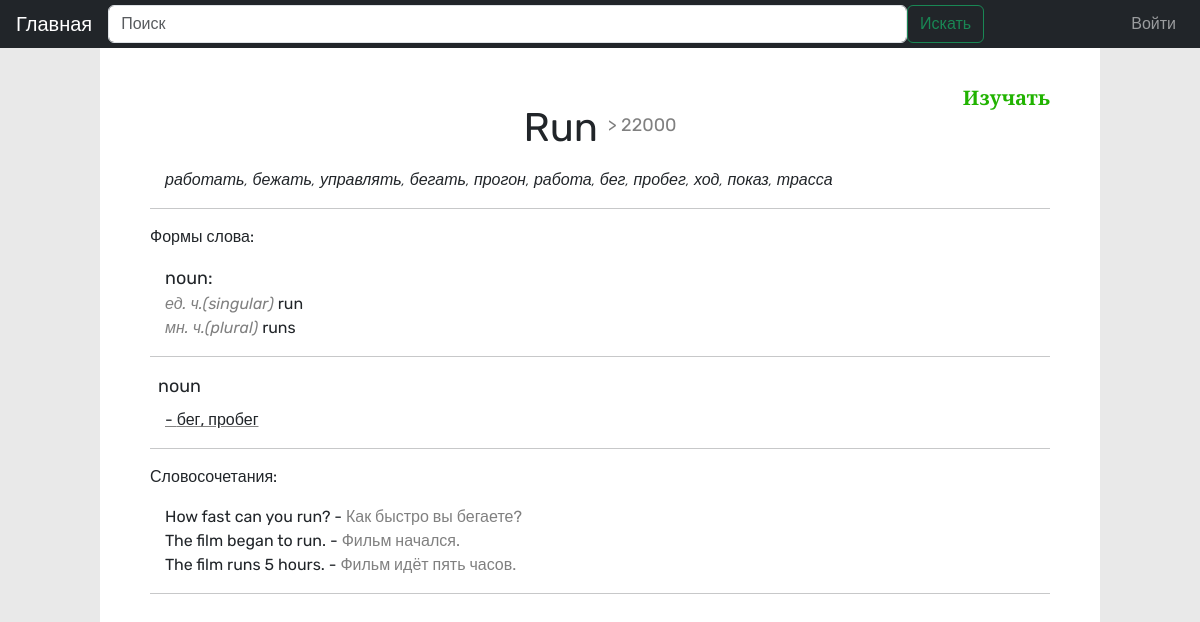
Page /words/?word=run on the committed database.
### word/models.py (models this page shows, shortened)
class Word(models.Model):
    name = models.CharField(max_length=255, unique=True)
    short_description = models.CharField(max_length=955, unique=True, blank=True, null=True)
    rank = models.CharField(default='22000', max_length=100, blank=True, null=True)
    class Meta:
        ordering = ['name', 'rank']

class Form(models.Model):
    word = models.ForeignKey(Word, on_delete=models.CASCADE, related_name='forms')
    part_of_speech = models.CharField(choices=PART_OF_SPEECH, max_length=200)
    condition = models.CharField(max_length=255, blank=True)
    value = models.CharField(max_length=255, blank=True)

class Description(models.Model):
    word = models.ForeignKey(Word, on_delete=models.CASCADE, related_name='descriptions')
    part_of_speech = models.CharField(choices=PART_OF_SPEECH, max_length=200)
    general_meaning = models.CharField(max_length=255, blank=True, null=True)
    deep_meaning = models.CharField(max_length=255, blank=True, null=True)
    translate = models.CharField(max_length=255, blank=True, null=True)

class Phrase(models.Model):
    word = models.ForeignKey(Word, on_delete=models.CASCADE, related_name='phrases')
    phrase = models.CharField(max_length=255, blank=True)
    translate = models.CharField(max_length=255, blank=True)

### word/views.py (the view)
# urls.py: path('', views.word_detail, name='word_detail'),
def word_detail(request):
    word_name = request.GET.get('word')
    try:
        word = get_object_or_404(Word, name=word_name.lower().strip())
        if request.method == 'GET':
            serializer = WordSerializer(word)
            word = serializer.data
            descriptions = _get_description(word)
            forms = _get_form(word)
            return render(request, 'detail.html', {'word': word,
                                                   'descriptions': descriptions,
                                                   'forms': forms})
    except Http404:
        return render(request, 'mistake.html')

### word/services.py (called while the page is built)
def _get_description(word):
    descriptions = {}
    for desc in word['descriptions']:
        descriptions.setdefault(desc['part_of_speech'], {})
        descriptions[desc['part_of_speech']].setdefault(
            desc['general_meaning'], [])
        descriptions[desc['part_of_speech']][desc['general_meaning']].append(
            (desc['deep_meaning'], desc['translate']))
    return descriptions

def _get_form(word):
    forms = {}
    for form in word['forms']:
         forms.setdefault(form['part_of_speech'], [])
         forms[form['part_of_speech']].append([form['condition'], form['value']])
    return forms

### word/templates/detail.html (shortened to what this page needs)
{% extends "base.html" %}
{% block content %}
<div class="main">
    <div class="block-detail-word ">
        <div class="word">
            <span class="name">{{ word.name|title }} <sub>{%if word.rank|add:"0" >= 22000 %}> {%endif%}{{ word.rank }}</sub></span>
            <div class="learning">
                <a class="create-study-word">Изучать</a>
            </div>
        </div>
        {% if not word.short_description == None %}
        <div class="phrase">
            <span class="short-description ">{{ word.short_description }}</span>
        </div>
        <hr>
        {% endif %}
        {% if forms %}
        <p>Формы слова:</p>
        <div class="d-flex forms-word phrase">
        {% for part_of_speech, forms in forms.items %}
        <div class="d-flex form-word">
            <span class="part-of-speech">{{part_of_speech}}:</span>
            {% for form in forms %}
                <span><i class="grey">{{form.0}}</i> {{form.1}}</span>
            {% endfor %}
        </div>
        {% endfor %}
        </div>
        <hr>
        {% endif %}
        {% for part_of_speech, description in descriptions.items%}
        <div class="meaning">
            <p class="m-2 part-of-speech">{{ part_of_speech }}</p>
            {% for general_meaning, deep_meaning in description.items%}
            {% if forloop.counter > 10 %}
            <div class="general-meaning hidden"> <span>{{ general_meaning }}</span>
                {% for meaning in deep_meaning %}
                {% if meaning.0 %}
                <div class="deep-meaning hidden">  {{ meaning.0 }} — <span class="grey">{{ meaning.1 }}</span></div>
                {% endif %}
                {% endfor %}
            </div>
            {% else %}
            <div class="general-meaning "> <span>{{ general_meaning }}</span>
            </div>
            {% endif %}
            {% endfor %}
        </div>
        {% endfor %}
        <hr>
        {% if word.phrases %}
        <p>Словосочетания:</p>
        {% for phrase in word.phrases%}
        <div class="phrase">
            <span >{{phrase.phrase}}</span> - <span class="grey">{{phrase.translate}}</span>
        </div>
        {% endfor %}
        <hr>
        {% endif %}
    </div>
</div>
{% endblock %}

### word/static/css/base.css (style rules this page uses)
html { height: 100%; }
body { font-family: 'Rubik', sans-serif; cursor: default; height: 100%; display: flex; flex-direction: column; }
.main { display: flex; flex-direction: row; justify-content: space-around; background-color: #e9e9e9; flex-grow: 1; }
.block-detail-word { padding: 50px; padding-top: 50px; width: 1000px; background-color: white; justify-content: center; }
.learning { position: absolute; top: -15px; right: 0px; font-size: 20px; font-weight: 600; color: green; font-family: 'Playfair Display', serif; }
.word { position: relative; margin-bottom: 10px; text-align: center; }
sub { vertical-align: super; color: grey; font-size: 18px; font-weight: 400; }
.name { font-size: 40px; font-weight: 400; }
.short-description { font-style: italic; font-weight: 200; }
.forms-word { flex-direction: row; }
.form-word { flex-direction: column; flex: 1; }
.part-of-speech { font-size: 18px; }
.general-meaning { margin-left: 15px; margin-bottom: 5px; }
.general-meaning > span::before { content: '- '; }
.phrase { margin-left: 15px; }
.grey { color: grey; }
.create-study-word { text-decoration: none; font-weight:900; color:#21b300 }

### rows in the picture
Word: name "Run", rank "22000", short_description "работать, бежать, управлять, бегать, прогон, работа, бег, пробег, ход, показ, трасса"
Form: condition "ед. ч.(singular)", value "run"
Form: condition "мн. ч.(plural)", value "runs"
Description: description "бег, пробег"
Phrase: phrase "How fast can you run?", translate "Как быстро вы бегаете?"
Phrase: phrase "The film began to run.", translate "Фильм начался."
Phrase: phrase "The film runs 5 hours.", translate "Фильм идёт пять часов."

### other values in the picture
{{ part_of_speech }} "noun"
